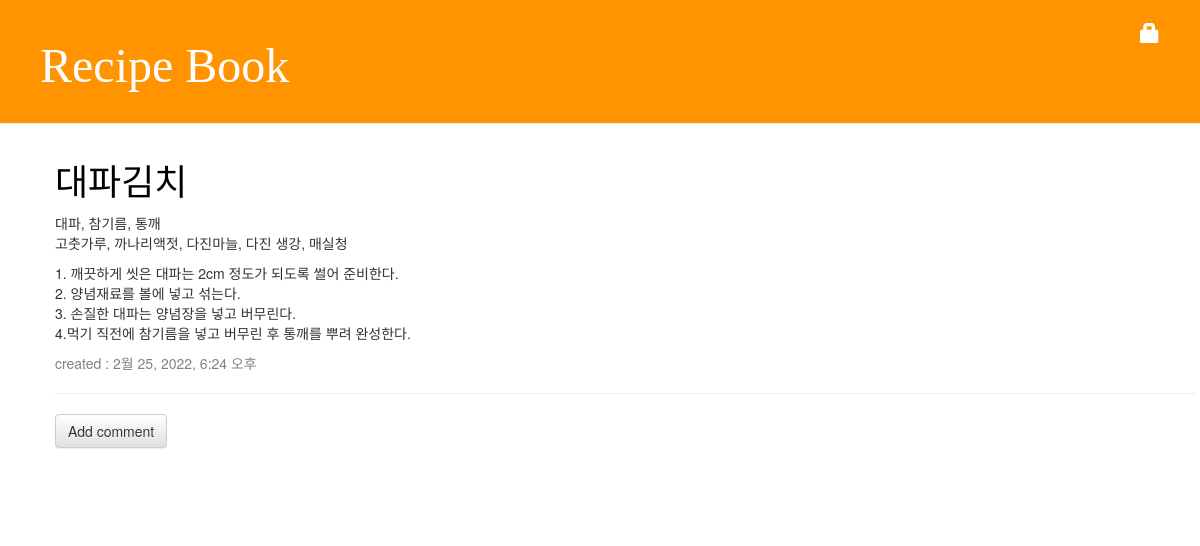
/recipe/3/, run on an earlier commit of the app's database.
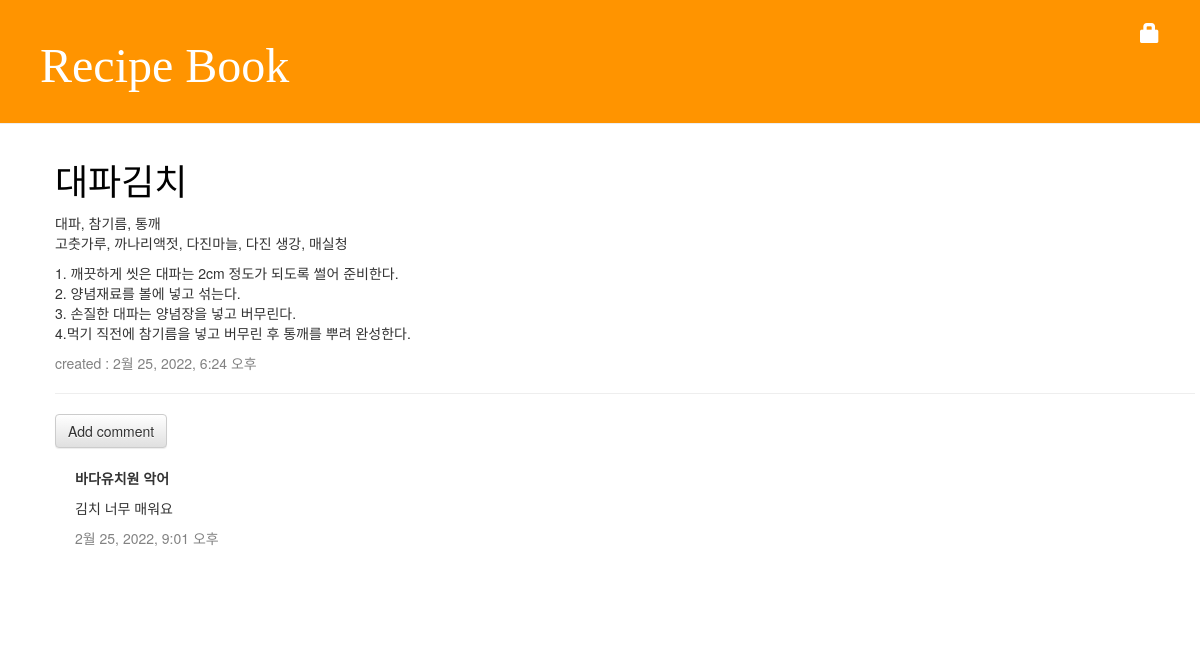
And on a later commit of the database.
### recipe/models.py (models this page shows, shortened)
class Comment(models.Model):
    recipe = models.ForeignKey('recipe.Recipe', on_delete=models.CASCADE, related_name='comments')
    author = models.CharField(max_length=200)
    text = models.TextField()
    created_date = models.DateTimeField(default=timezone.now)
    approved_comment = models.BooleanField(default=False)

### recipe/views.py (the view)
# urls.py: path('<int:pk>/', views.recipe_detail, name='recipe_detail'),
def recipe_detail(request, pk):
    recipe = get_object_or_404(Recipe, pk=pk)
    return render(request, 'recipe/recipe_detail.html', {'recipe': recipe})

### recipe/templates/recipe/recipe_detail.html (shortened to what this page needs)
{% extends 'recipe/background.html' %}
{% block block %}
    <div class="post">
       <h1><a href="">{{ recipe.food_name }}</a></h1>
        <p>{{ recipe.ingredient|linebreaksbr }}</p>
        <p>{{ recipe.recipe|linebreaksbr }}</p>
        <div class="date">
            <p>created : {{ recipe.created_date }}</p>
        </div>
        <hr>
            <a class="btn btn-default" href="{% url 'comment_add' pk=recipe.pk %}">
                Add comment
            </a>
            {% for comment in recipe.comments.all %}
                {% if user.is_authenticated or comment.approved_comment %}
                    <div class="comment">
                        <strong>{{ comment.author }}</strong>
                        <p>{{ comment.text|linebreaks }}</p>
                        <div class="date">{{ comment.created_date }}</div>
                    </div>
                {% endif %}
            {% empty %}
                <div style="margin-top: 10px;">
                <p>아직 댓글이 없습니다 :(</p>
                </div>
            {% endfor %}
    </div>
{% endblock %}

What changed in the data, as far as the page shows it:
added Comment: author "바다유치원 악어", text "김치 너무 매워요", created_date "2월 25, 2022, 9:01 오후"
